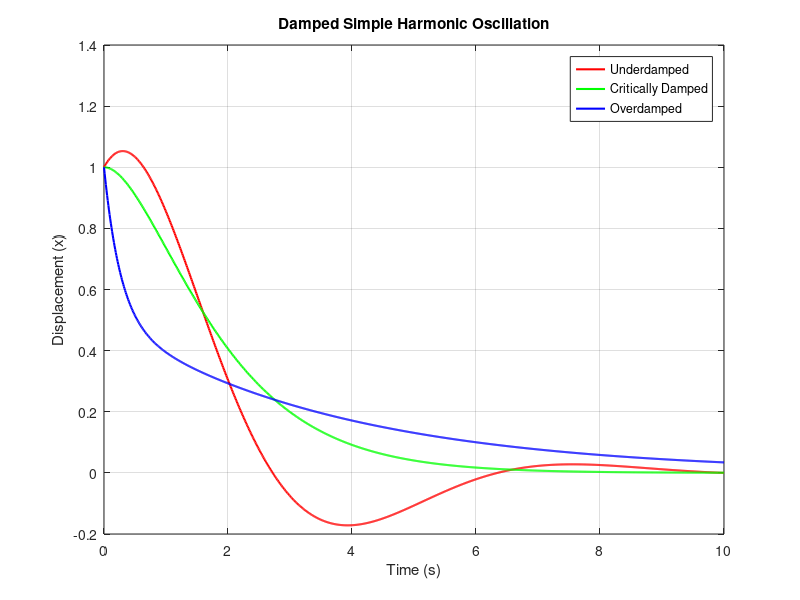

Source code (MATLAB):
% Set parameters
m = 1; % Mass
k = 1; % Spring constant
b_critical = 2 * sqrt(k * m); % Critical damping coefficient
b_overdamped = 2 * b_critical; % Overdamping coefficient
b_underdamped = 0.5 * b_critical; % Underdamping coefficient

t = linspace(0, 10, 1000); % Time range

% Underdamping case
gamma_under = b_underdamped / (2 * m);
omega_undamped = sqrt(k / m - gamma_under^2);
x_under = exp(-gamma_under * t) .* (cos(omega_undamped * t) + sin(omega_undamped * t));

% Critical damping case
gamma_critical = b_critical / (2 * m);
x_critical = exp(-gamma_critical * t) .* (1 + gamma_critical * t);

% Overdamping case
gamma_over = b_overdamped / (2 * m);
lambda1 = -gamma_over + sqrt(gamma_over^2 - k / m);
lambda2 = -gamma_over - sqrt(gamma_over^2 - k / m);
C1 = 0.5; % Constant based on initial conditions
C2 = 0.5; % Constant based on initial conditions
x_over = C1 * exp(lambda1 * t) + C2 * exp(lambda2 * t);

% Plotting
figure;
plot(t, x_under, 'r', 'LineWidth', 1.5); hold on;
plot(t, x_critical, 'g', 'LineWidth', 1.5);
plot(t, x_over, 'b', 'LineWidth', 1.5);
title('Damped Simple Harmonic Oscillation');
xlabel('Time (s)');
ylabel('Displacement (x)');
legend('Underdamped', 'Critically Damped', 'Overdamped');
grid on;
